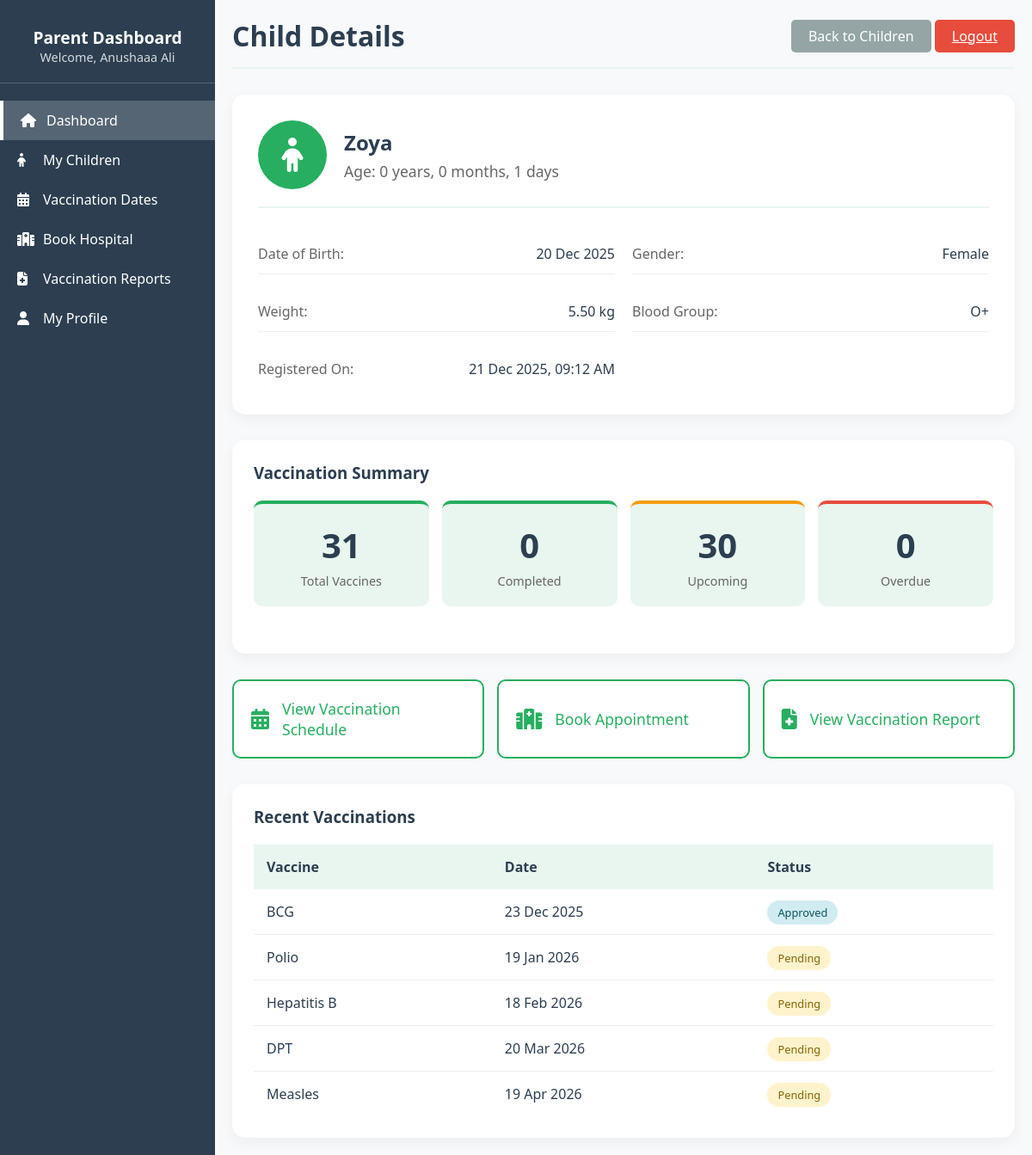
/parent/view_child.php?child_id=5 (signed in), run on the app's committed database.
### tables this page shows
CREATE TABLE `children` (
  `child_id` int(11) NOT NULL,
  `parent_id` int(11) NOT NULL,
  `child_name` varchar(100) NOT NULL,
  `dob` date NOT NULL,
  `gender` varchar(10) DEFAULT NULL,
  `created_at` datetime DEFAULT current_timestamp(),
  `weight` decimal(5,2) DEFAULT NULL,
  `blood_group` varchar(5) DEFAULT NULL
);

CREATE TABLE `bookings` (
  `booking_id` int(11) NOT NULL,
  `child_id` int(11) NOT NULL,
  `hospital_id` int(11) DEFAULT NULL,
  `vaccine_id` int(11) NOT NULL,
  `booking_date` date NOT NULL,
  `status` tinyint(4) DEFAULT 0,
  `created_at` datetime DEFAULT current_timestamp()
);

CREATE TABLE `vaccines` (
  `vaccine_id` int(11) NOT NULL,
  `vaccine_name` varchar(100) NOT NULL,
  `availability` tinyint(4) DEFAULT 1
);

### parent/view_child.php (the view, shortened to what this page needs)
<?php
include("header.php");
include("../includes/config.php");
$child_id = $_GET['child_id'] ?? 0;
$parent_id = $_SESSION['user_id'];
$sql = "SELECT * FROM children WHERE child_id = '$child_id' AND parent_id = '$parent_id'";
$result = mysqli_query($conn, $sql);
$child = mysqli_fetch_assoc($result);
$birth = new DateTime($child['dob']);
$today = new DateTime();
$age_years = $birth->diff($today)->y;
$age_months = $birth->diff($today)->m;
$age_days = $birth->diff($today)->d;
$stats_sql = "SELECT
    COUNT(*) as total,
    SUM(CASE WHEN status = 2 THEN 1 ELSE 0 END) as completed,
    SUM(CASE WHEN status = 0 AND booking_date >= CURDATE() THEN 1 ELSE 0 END) as upcoming,
    SUM(CASE WHEN status = 0 AND booking_date < CURDATE() THEN 1 ELSE 0 END) as overdue
    FROM bookings WHERE child_id = '$child_id'";
$stats_result = mysqli_query($conn, $stats_sql);
$stats = mysqli_fetch_assoc($stats_result);
?>
<div class="main-content">
    <div class="header">
        <h1>Child Details</h1>
        <div>
            <a href="children.php" class="btn" style="background: #95a5a6;">Back to Children</a>
            <a href="../logout.php" class="logout-btn">Logout</a>
        </div>
    </div>
    <div class="child-detail-container">
        <div class="child-info-card">
            <div class="child-header">
                <div class="child-icon-large">
                    <i class="fas fa-child"></i>
                </div>
                <div class="child-title">
                    <h2><?php echo htmlspecialchars($child['child_name']); ?></h2>
                    <p class="child-age">Age: <?php echo $age_years; ?> years, <?php echo $age_months; ?> months, <?php echo $age_days; ?> days</p>
                </div>
            </div>
            <div class="info-grid">
                <div class="info-item">
                    <span class="info-label">Date of Birth:</span>
                    <span class="info-value"><?php echo date('d M Y', strtotime($child['dob'])); ?></span>
                </div>
                <div class="info-item">
                    <span class="info-label">Gender:</span>
                    <span class="info-value"><?php echo $child['gender']; ?></span>
                </div>
                <div class="info-item">
                    <span class="info-label">Weight:</span>
                    <span class="info-value"><?php echo $child['weight'] ? $child['weight'] . ' kg' : 'Not specified'; ?></span>
                </div>
                <div class="info-item">
                    <span class="info-label">Blood Group:</span>
                    <span class="info-value"><?php echo $child['blood_group'] ?: 'Not specified'; ?></span>
                </div>
                <div class="info-item">
                    <span class="info-label">Registered On:</span>
                    <span class="info-value"><?php echo date('d M Y, h:i A', strtotime($child['created_at'])); ?></span>
                </div>
            </div>
        </div>
        <div class="vaccination-stats">
            <h3>Vaccination Summary</h3>
            <div class="stats-grid">
                <div class="stat-box">
                    <div class="stat-number"><?php echo $stats['total']; ?></div>
                    <div class="stat-label">Total Vaccines</div>
                </div>
                <div class="stat-box completed">
                    <div class="stat-number"><?php echo $stats['completed']; ?></div>
                    <div class="stat-label">Completed</div>
                </div>
                <div class="stat-box upcoming">
                    <div class="stat-number"><?php echo $stats['upcoming']; ?></div>
                    <div class="stat-label">Upcoming</div>
                </div>
                <div class="stat-box overdue">
                    <div class="stat-number"><?php echo $stats['overdue']; ?></div>
                    <div class="stat-label">Overdue</div>
                </div>
            </div>
        </div>
        <div class="action-buttons">
            <a href="vaccination_dates.php?child_id=<?php echo $child_id; ?>" class="action-btn">
                <i class="fas fa-calendar-alt"></i>
                <span>View Vaccination Schedule</span>
            </a>
            <a href="book_hospital.php?child_id=<?php echo $child_id; ?>" class="action-btn">
                <i class="fas fa-hospital"></i>
                <span>Book Appointment</span>
            </a>
            <a href="reports.php?child_id=<?php echo $child_id; ?>" class="action-btn">
                <i class="fas fa-file-medical"></i>
                <span>View Vaccination Report</span>
            </a>
        </div>
        <div class="recent-vaccinations">
            <h3>Recent Vaccinations</h3>
            <?php
            $recent_sql = "SELECT v.vaccine_name, b.booking_date, b.status
                          FROM bookings b
                          JOIN vaccines v ON b.vaccine_id = v.vaccine_id
                          WHERE b.child_id = '$child_id'
                          ORDER BY b.booking_date ASC
                          LIMIT 5";
            $recent_result = mysqli_query($conn, $recent_sql);
            if (mysqli_num_rows($recent_result) > 0): ?>
            <table class="vaccine-table">
                <tr>
                    <th>Vaccine</th>
                    <th>Date</th>
                    <th>Status</th>
                </tr>
                <?php while($row = mysqli_fetch_assoc($recent_result)):
                    $status = $row['status'];
                    $status_text = ['Pending', 'Approved', 'Vaccinated', 'Rejected'][$status];
                    $status_class = ['pending', 'approved', 'completed', 'rejected'][$status];
                ?>
                <tr>
                    <td><?php echo $row['vaccine_name']; ?></td>
                    <td><?php echo date('d M Y', strtotime($row['booking_date'])); ?></td>
                    <td><span class="status-badge <?php echo $status_class; ?>"><?php echo $status_text; ?></span></td>
                </tr>
                <?php endwhile; ?>
            </table>
            <?php else: ?>
            <p class="no-data">No vaccination records found.</p>
            <?php endif; ?>
        </div>
    </div>
</div>
</body>
</html>

### parent/header.php (style rules this page uses)
:root { --primary-color: #27ae60; --secondary-color: #2ecc71; --sidebar-bg: #2c3e50; --light-color: #e8f6ef; --text-color: #2c3e50; }
* { margin: 0; padding: 0; box-sizing: border-box; font-family: 'Segoe UI', Tahoma, Geneva, Verdana, sans-serif; }
body { background-color: #f8f9fa; color: var(--text-color); }
.main-content { flex: 1; padding: 20px; }
.header { display: flex; justify-content: space-between; align-items: center; margin-bottom: 30px; padding-bottom: 15px; border-bottom: 2px solid var(--light-color); }
.stats-grid { display: grid; grid-template-columns: repeat(auto-fit, minmax(250px, 1fr)); gap: 20px; margin-bottom: 30px; }
.btn { display: inline-block; padding: 8px 20px; background: var(--primary-color); color: white; text-decoration: none; border-radius: 5px; font-weight: 500; transition: background 0.3s; }
.logout-btn { background: #e74c3c; color: white; border: none; padding: 8px 20px; border-radius: 5px; cursor: pointer; font-weight: 500; }

### parent/view_child.php (style rules this page uses)
.child-detail-container { max-width: 1000px; margin: 0 auto; }
.child-info-card { background: white; border-radius: 15px; padding: 30px; box-shadow: 0 5px 15px rgba(0,0,0,0.05); margin-bottom: 30px; }
.child-header { display: flex; align-items: center; margin-bottom: 30px; padding-bottom: 20px; border-bottom: 2px solid var(--light-color); }
.child-icon-large { width: 80px; height: 80px; background: var(--primary-color); border-radius: 50%; display: flex; align-items: center; justify-content: center; color: white; font-size: 2.5rem; margin-right: 20px; }
.child-title h2 { margin: 0 0 5px 0; color: var(--text-color); }
.child-age { color: #666; font-size: 1.1rem; }
.info-grid { display: grid; grid-template-columns: repeat(auto-fit, minmax(300px, 1fr)); gap: 20px; }
.info-item { display: flex; justify-content: space-between; padding: 12px 0; border-bottom: 1px solid #eee; }
.info-item:last-child { border-bottom: none; }
.info-label { color: #666; font-weight: 500; }
.info-value { color: var(--text-color); font-weight: 500; }
.vaccination-stats { background: white; border-radius: 15px; padding: 25px; box-shadow: 0 5px 15px rgba(0,0,0,0.05); margin-bottom: 30px; }
.vaccination-stats h3 { margin-bottom: 20px; color: var(--text-color); }
.stats-grid { display: grid; grid-template-columns: repeat(auto-fit, minmax(200px, 1fr)); gap: 15px; }
.stat-box { background: var(--light-color); padding: 20px; border-radius: 10px; text-align: center; border-top: 4px solid var(--primary-color); }
.stat-box.completed { border-top-color: #27ae60; }
.stat-box.upcoming { border-top-color: #f39c12; }
.stat-box.overdue { border-top-color: #e74c3c; }
.stat-number { font-size: 2.5rem; font-weight: bold; color: var(--text-color); margin-bottom: 5px; }
.stat-label { color: #666; font-size: 0.9rem; }
.action-buttons { display: grid; grid-template-columns: repeat(auto-fit, minmax(250px, 1fr)); gap: 15px; margin-bottom: 30px; }
.action-btn { background: white; border: 2px solid var(--primary-color); color: var(--primary-color); padding: 20px; border-radius: 10px; text-decoration: none; display: flex; align-items: center; gap: 15px; transition: all 0.3s; }
.action-btn i { font-size: 1.5rem; }
.action-btn span { font-weight: 500; font-size: 1.1rem; }
.recent-vaccinations { background: white; border-radius: 15px; padding: 25px; box-shadow: 0 5px 15px rgba(0,0,0,0.05); }
.recent-vaccinations h3 { margin-bottom: 20px; color: var(--text-color); }
.vaccine-table { width: 100%; border-collapse: collapse; }
.vaccine-table th { background: var(--light-color); padding: 15px; text-align: left; font-weight: 600; color: var(--text-color); }
.vaccine-table td { padding: 15px; border-bottom: 1px solid #eee; }
.vaccine-table tr:last-child td { border-bottom: none; }
.status-badge { padding: 5px 12px; border-radius: 20px; font-size: 0.8rem; font-weight: 500; }
.status-badge.pending { background: #fff3cd; color: #856404; }
.status-badge.approved { background: #d1ecf1; color: #0c5460; }

### data on the page
children: child_name "Zoya", dob "20 Dec 2025", gender "Female", weight "5.50", blood_group "O+", created_at "21 Dec 2025, 09:12 AM"
bookings: vaccine.vaccine_name "BCG", booking_date "23 Dec 2025", status "Approved"
bookings: vaccine.vaccine_name "Polio", booking_date "19 Jan 2026", status "Pending"
bookings: vaccine.vaccine_name "Hepatitis B", booking_date "18 Feb 2026", status "Pending"
bookings: vaccine.vaccine_name "DPT", booking_date "20 Mar 2026", status "Pending"
bookings: vaccine.vaccine_name "Measles", booking_date "19 Apr 2026", status "Pending"

### other printed values
$_SESSION['name'] "Anushaaa Ali"
$stats['total'] "31"
$stats['completed'] "0"
$stats['upcoming'] "30"
$stats['overdue'] "0"
